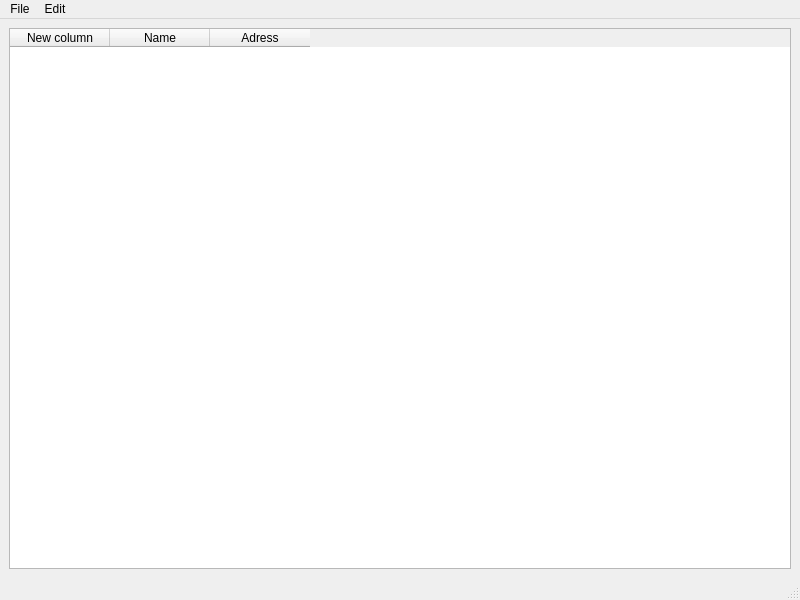
<?xml version="1.0" encoding="UTF-8"?>
<ui version="4.0">
 <class>MainWindow</class>
 <widget class="QMainWindow" name="MainWindow">
  <property name="geometry">
   <rect>
    <x>0</x>
    <y>0</y>
    <width>800</width>
    <height>600</height>
   </rect>
  </property>
  <property name="windowTitle">
   <string>MainWindow</string>
  </property>
  <widget class="QWidget" name="centralwidget">
   <layout class="QGridLayout" name="gridLayout">
    <item row="0" column="0">
     <widget class="QTableWidget" name="tableWidget">
      <column>
       <property name="text">
        <string>New column</string>
       </property>
      </column>
      <column>
       <property name="text">
        <string>Name</string>
       </property>
      </column>
      <column>
       <property name="text">
        <string>Adress</string>
       </property>
      </column>
     </widget>
    </item>
   </layout>
  </widget>
  <widget class="QMenuBar" name="menubar">
   <property name="geometry">
    <rect>
     <x>0</x>
     <y>0</y>
     <width>800</width>
     <height>30</height>
    </rect>
   </property>
   <widget class="QMenu" name="menuFile">
    <property name="title">
     <string>File</string>
    </property>
    <addaction name="actionNew"/>
    <addaction name="actionOpen"/>
    <addaction name="separator"/>
    <addaction name="actionSave"/>
    <addaction name="actionSave_As"/>
   </widget>
   <widget class="QMenu" name="menuEdit">
    <property name="title">
     <string>Edit</string>
    </property>
    <addaction name="actionUndo"/>
    <addaction name="actionRedo"/>
    <addaction name="separator"/>
    <addaction name="actionCopy"/>
    <addaction name="actionCut"/>
    <addaction name="actionPaste"/>
   </widget>
   <addaction name="menuFile"/>
   <addaction name="menuEdit"/>
  </widget>
  <widget class="QStatusBar" name="statusbar"/>
  <action name="actionNew">
   <property name="text">
    <string>New</string>
   </property>
  </action>
  <action name="actionOpen">
   <property name="text">
    <string>Open</string>
   </property>
  </action>
  <action name="actionSave">
   <property name="text">
    <string>Save</string>
   </property>
  </action>
  <action name="actionSave_As">
   <property name="text">
    <string>Save As</string>
   </property>
  </action>
  <action name="actionUndo">
   <property name="text">
    <string>Undo</string>
   </property>
  </action>
  <action name="actionRedo">
   <property name="text">
    <string>Redo</string>
   </property>
  </action>
  <action name="actionCopy">
   <property name="text">
    <string>Copy</string>
   </property>
  </action>
  <action name="actionCut">
   <property name="text">
    <string>Cut</string>
   </property>
  </action>
  <action name="actionPaste">
   <property name="text">
    <string>Paste</string>
   </property>
  </action>
 </widget>
 <resources/>
 <connections/>
</ui>
